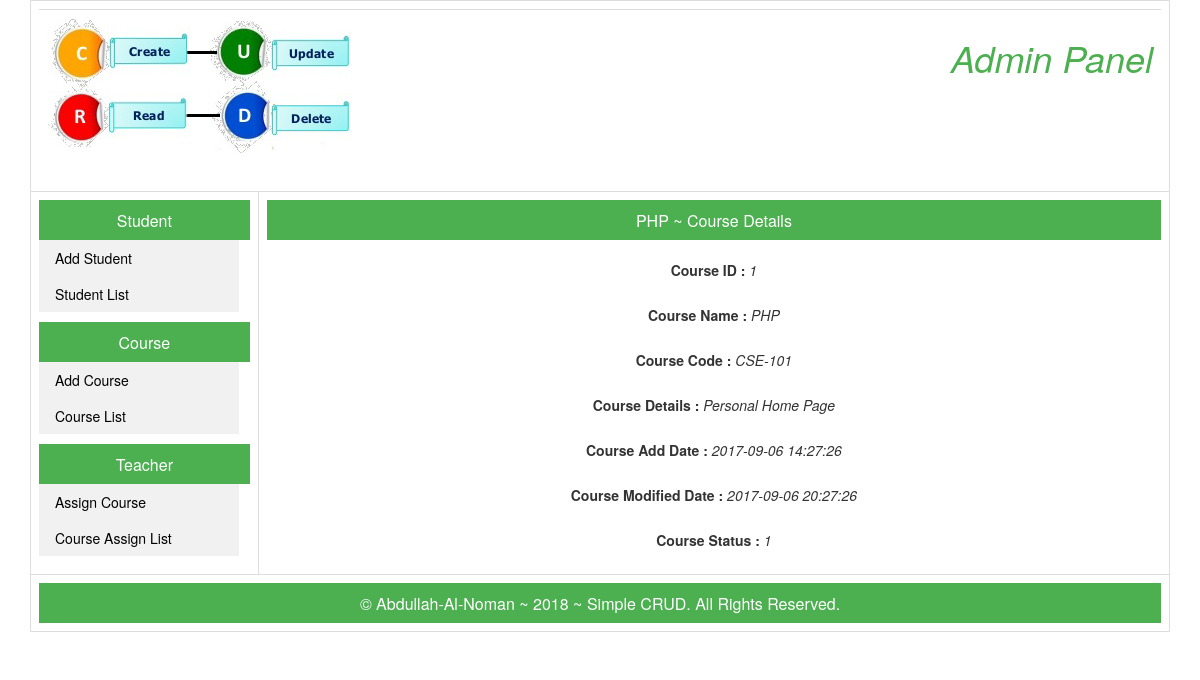
/admin/index.php?id=1&s=9, run on the app's committed database.
### tables this page shows
CREATE TABLE `courses` (
  `course_id` int(11) NOT NULL,
  `course_name` varchar(99) NOT NULL,
  `course_code` varchar(10) NOT NULL,
  `course_details` varchar(255) NOT NULL,
  `course_add_date` timestamp NOT NULL DEFAULT CURRENT_TIMESTAMP,
  `course_modified_date` datetime NOT NULL DEFAULT CURRENT_TIMESTAMP,
  `course_status` int(1) NOT NULL
);

### admin/course-view.php (the view)
<?php
include("config.php");
$query = "SELECT * FROM `courses` where course_id = ".$_GET['id'];
$stmt = $connection->query($query);
$results = $stmt->fetch(PDO::FETCH_ASSOC);
?>
<div align="center" class="headline"><?php echo $results['course_name']?> ~ Course Details</div>
<br>
    <div class="area" align="center">
        <label for="">Course ID : </label> <i><?php echo $results['course_id']?></i>
<br><br>
        <label for="">Course Name : </label> <i><?php echo $results['course_name']?></i>
<br><br>
        <label for="">Course Code : </label> <i><?php echo $results['course_code']?></i>
<br><br>
        <label for="">Course Details : </label> <i><?php echo $results['course_details']?></i>
 <br><br>
<label for="">Course Add Date : </label> <i><?php echo $results['course_add_date']?></i>
<br><br>
<label for="">Course Modified Date : </label> <i><?php echo $results['course_modified_date']?></i>
<br><br>
        <label for="">Course Status : </label> <i><?php echo $results['course_status']?></i>
    </div>

### css/style.css (style rules this page uses)
.headline { font-size: 16px; padding: 10px 0 10px 0; height: 40px; background-color: #4CAF50; color: white; }

### data on the page
courses: course_name "PHP", course_id "1", course_code "CSE-101", course_details "Personal Home Page", course_add_date "2017-09-06 14:27:26", course_modified_date "2017-09-06 20:27:26", course_status "1"
